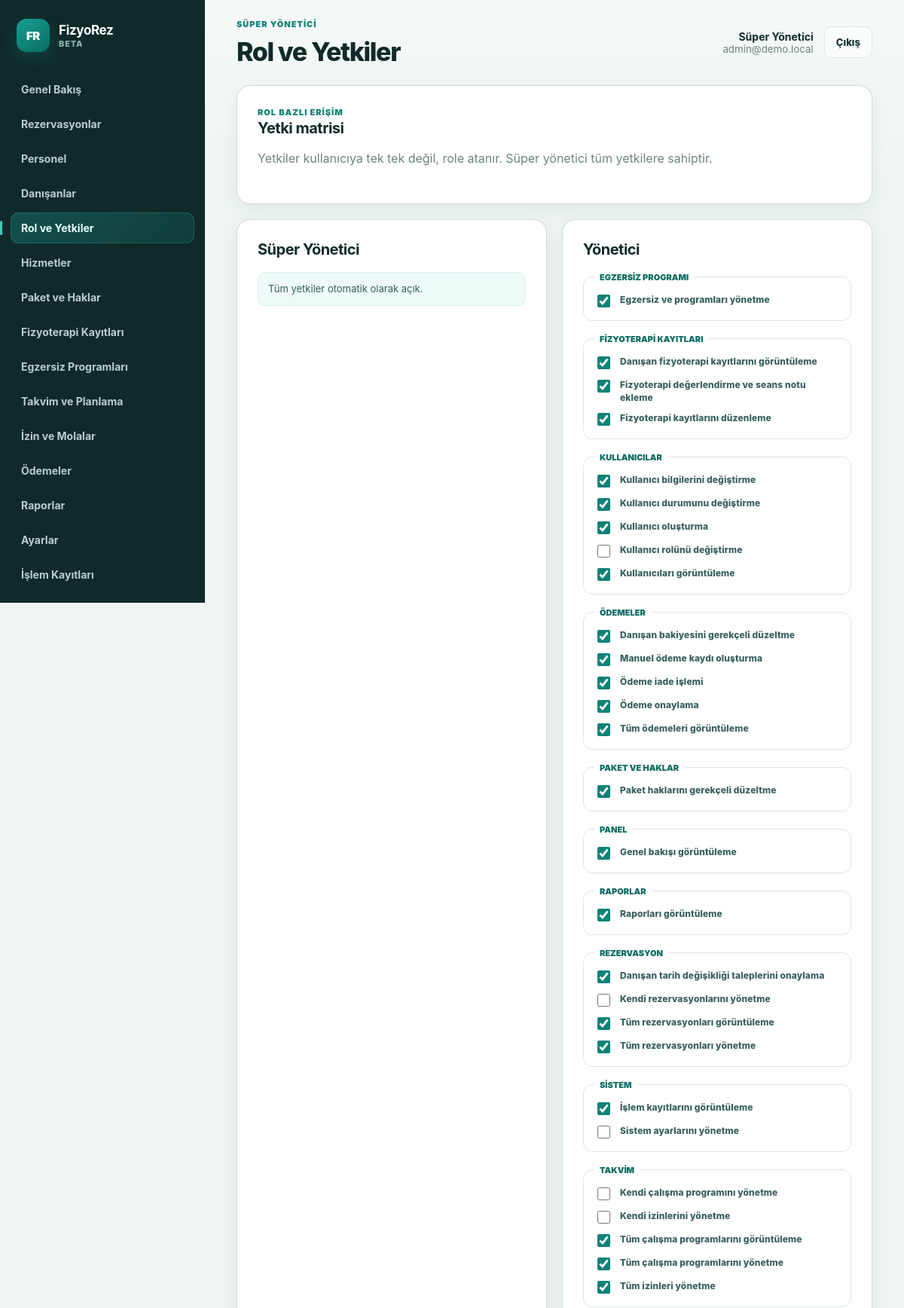
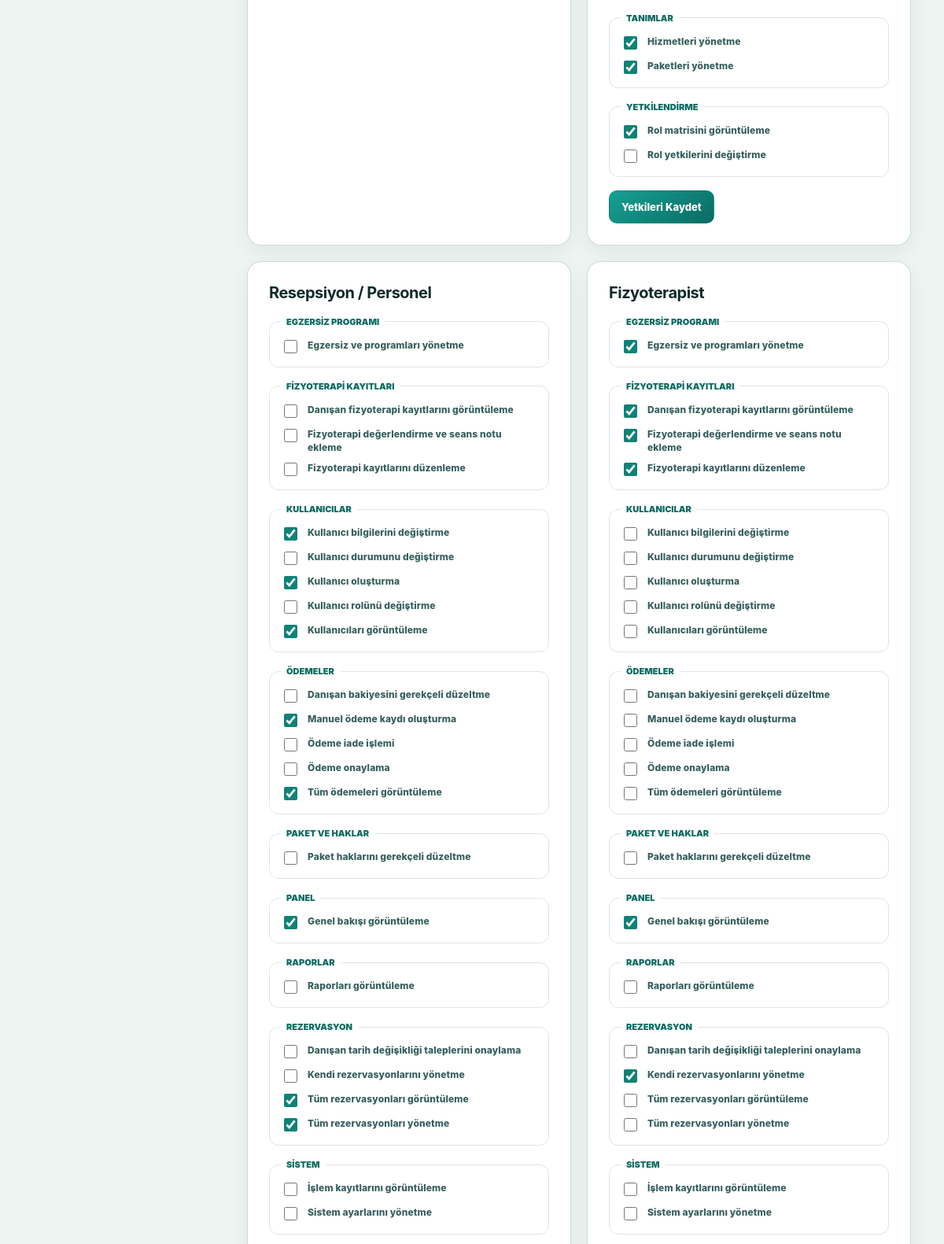
The page /admin/roles (signed in, upper part) on the database its author committed (2 pictures, top to bottom).
### tables this page shows
CREATE TABLE IF NOT EXISTS users (
    id INT UNSIGNED AUTO_INCREMENT PRIMARY KEY,
    role ENUM('super_admin', 'admin', 'consultant', 'staff', 'customer') NOT NULL,
    name VARCHAR(160) NOT NULL,
    email VARCHAR(190) NOT NULL UNIQUE,
    phone VARCHAR(40) NULL,
    password_hash VARCHAR(255) NOT NULL,
    status ENUM('pending', 'active', 'suspended', 'passive') NOT NULL DEFAULT 'active',
    email_verified_at DATETIME NULL,
    privacy_consent_at DATETIME NULL,
    last_login_at DATETIME NULL,
    created_at DATETIME NOT NULL DEFAULT CURRENT_TIMESTAMP,
    updated_at DATETIME NULL ON UPDATE CURRENT_TIMESTAMP,
    INDEX idx_users_role (role),
    INDEX idx_users_status (status)
);

CREATE TABLE IF NOT EXISTS roles (
    id SMALLINT UNSIGNED AUTO_INCREMENT PRIMARY KEY,
    slug VARCHAR(60) NOT NULL UNIQUE,
    name VARCHAR(100) NOT NULL,
    is_system TINYINT(1) NOT NULL DEFAULT 1,
    sort_order SMALLINT UNSIGNED NOT NULL DEFAULT 100
);

CREATE TABLE IF NOT EXISTS permissions (
    id SMALLINT UNSIGNED AUTO_INCREMENT PRIMARY KEY,
    slug VARCHAR(100) NOT NULL UNIQUE,
    name VARCHAR(160) NOT NULL,
    permission_group VARCHAR(100) NOT NULL,
    INDEX idx_permissions_group (permission_group)
);

### admin/index.php (called while the page is built, shortened)
<?php
require dirname(__DIR__) . '/app/web.php';

### app/core.php (called while the page is built, shortened)
<?php
function config(string $key, mixed $default = null): mixed
{
    $value = $GLOBALS['config'] ?? [];
    foreach (explode('.', $key) as $segment) {
        $value = $value[$segment];
    }
    return $value;
}
function e(mixed $value): string
{
    return htmlspecialchars((string) $value, ENT_QUOTES, 'UTF-8');
}
function normalize_app_path(string $path): string
{
    $path = '/' . trim($path, '/');
    return $path === '//' ? '/' : $path;
}
function app_base_path(): string
{
    static $basePath = null;
    if ($basePath !== null) {
        return $basePath;
    }
    $scriptName = str_replace('\\', '/', (string) ($_SERVER['SCRIPT_NAME'] ?? ''));
    if (str_ends_with($scriptName, '/api/v1/index.php')) {
        $scriptDir = dirname(dirname(dirname($scriptName)));
    } elseif (str_ends_with($scriptName, '/admin/index.php')) {
        $scriptDir = dirname(dirname($scriptName));
    } elseif (str_ends_with($scriptName, '/index.php')) {
        $scriptDir = dirname($scriptName);
    } else {
        $scriptDir = '';
    }
    $scriptDir = trim(str_replace('\\', '/', $scriptDir), '/');
    return $basePath = $scriptDir === '' ? '' : '/' . $scriptDir;
}
function url_for(string $path = ''): string
{
    $base = app_base_path();
    $path = normalize_app_path($path);
    return $path === '/' ? ($base === '' ? '/' : $base . '/') : $base . $path;
}
function asset_url(string $path): string
{
    return url_for('/' . ltrim($path, '/'));
}
final class DB
{
    private static ?PDO $pdo = null;
    public static function pdo(): PDO
    {
        if (self::$pdo instanceof PDO) {
            return self::$pdo;
        }
        $db = config('db');
        $dsn = sprintf(
            'mysql:host=%s;dbname=%s;charset=%s',
            $db['host'] ?? 'localhost',
            $db['name'] ?? '',
            $db['charset'] ?? 'utf8mb4'
        );
        try {
            self::$pdo = new PDO($dsn, (string) ($db['user'] ?? ''), (string) ($db['pass'] ?? ''), [
                PDO::ATTR_ERRMODE => PDO::ERRMODE_EXCEPTION,
                PDO::ATTR_DEFAULT_FETCH_MODE => PDO::FETCH_ASSOC,
                PDO::ATTR_EMULATE_PREPARES => false,
            ]);
        } catch (PDOException $e) {
            throw new RuntimeException(friendly_error_message($e), 0, $e);
        }
        return self::$pdo;
    }
    public static function fetch(string $sql, array $params = []): ?array
    {
        $stmt = self::pdo()->prepare($sql);
        $stmt->execute($params);
        $row = $stmt->fetch();
        return $row ?: null;
    }
    public static function fetchAll(string $sql, array $params = []): array
    {
        $stmt = self::pdo()->prepare($sql);
        $stmt->execute($params);
        return $stmt->fetchAll();
    }
}
final class Auth
{
    public static function currentUser(): ?array
    {
        $user = DB::fetch('SELECT * FROM users WHERE id = ? AND status = "active"', [(int) $_SESSION['user_id']]);
        return $user ? self::sanitizeUser($user) : null;
    }
    public static function requireWeb(array $roles = []): array
    {
        $user = self::currentUser();
        return $user;
    }
    public static function sanitizeUser(array $user): array
    {
        unset($user['password_hash'], $user['token_hash']);
        return $user;
    }
}

### app/authorization.php (called while the page is built, shortened)
<?php
final class Authorization
{
    private static array $cache = [];
    public static function can(array $user, string $permission): bool
    {
        $role = (string) ($user['role'] ?? '');
        if ($role === 'super_admin') {
            return true;
        }
        return isset(self::$cache[$role][$permission]);
    }
    public static function roles(): array
    {
        return DB::fetchAll('SELECT id, slug, name, is_system FROM roles ORDER BY sort_order, name');
    }
    public static function permissionGroups(): array
    {
        $groups = [];
        foreach (DB::fetchAll('SELECT id, slug, name, permission_group FROM permissions ORDER BY permission_group, name') as $permission) {
            $groups[$permission['permission_group']][] = $permission;
        }
        return $groups;
    }
    public static function rolePermissionIds(int $roleId): array
    {
        return array_map('intval', array_column(DB::fetchAll('SELECT permission_id FROM role_permissions WHERE role_id = ?', [$roleId]), 'permission_id'));
    }
}
function can(array $user, string $permission): bool
{
    return Authorization::can($user, $permission);
}

### app/web.php (the view, shortened to what this page needs)
<?php
$path = current_path();
$flash = $_SESSION['flash'] ?? null;
try {
    $user = Auth::requireWeb();
    render_page($user, $path, $flash);
} catch (Throwable $e) {
    http_response_code(500);
    render_error($e);
}
function role_home(string $role): string
{
    return $role === 'customer' ? '/customer' : '/admin';
}
    ?>
    <?php
function render_page(array $user, string $path, ?array $flash): void
{
    $title = page_title($path);
    ?>
    <!doctype html><html lang="tr"><head><meta charset="utf-8"><meta name="viewport" content="width=device-width, initial-scale=1">
    <title><?= e($title) ?> · <?= e(config('app.name')) ?></title><link rel="stylesheet" href="<?= e(asset_url('assets/css/app.css') . '?v=4') ?>"></head><body>
    <div class="app-shell"><aside class="sidebar" id="sidebar"><a href="<?= e(url_for(role_home((string) $user['role']))) ?>" class="brand"><span class="brand-mark">FR</span><span><strong><?= e(config('app.name')) ?></strong><small>Beta</small></span></a><nav class="nav"><?= nav_links($user, $path) ?></nav></aside>
    <div class="main-shell"><header class="topbar"><button type="button" class="menu-button" data-menu aria-label="Menüyü aç">☰</button><div><p class="eyebrow"><?= e(role_label((string) $user['role'])) ?></p><h1><?= e($title) ?></h1></div><div class="user-box"><span><strong><?= e($user['name']) ?></strong><small><?= e($user['email']) ?></small></span><form method="post" action="<?= e(url_for('/logout')) ?>"><?= csrf_field() ?><button class="btn btn-ghost">Çıkış</button></form></div></header>
    <?php render_flash($flash); ?><main class="content"><?php render_route($user, $path); ?></main></div></div>
    <script src="<?= e(asset_url('assets/js/app.js') . '?v=4') ?>"></script></body></html>
    <?php
}
function page_title(string $path): string
{
    return [
        '/admin' => 'Genel Bakış', '/admin/users' => 'Personel Yönetimi', '/admin/customers' => 'Danışanlar', '/admin/roles' => 'Rol ve Yetkiler',
        '/admin/services' => 'Hizmetler', '/admin/packages' => 'Paket ve Haklar', '/admin/reservations' => 'Rezervasyonlar',
        '/admin/availability' => 'Takvim ve Planlama', '/admin/time-off' => 'İzin ve Molalar', '/admin/payments' => 'Ödemeler',
        '/admin/reports' => 'Raporlar', '/admin/settings' => 'Sistem Ayarları', '/admin/profile' => 'Profilim',
        '/admin/clinical' => 'Fizyoterapi Kayıtları', '/admin/exercises' => 'Egzersiz Programları',
        '/admin/audit' => 'İşlem Kayıtları',
        '/customer' => 'Ana Sayfa', '/customer/book' => 'Randevu Al', '/customer/reservations' => 'Randevularım',
        '/customer/packages' => 'Paketlerim', '/customer/payments' => 'Ödemelerim', '/customer/profile' => 'Profilim',
        '/customer/programs' => 'Egzersiz Programım',
    ][$path] ?? 'FizyoRez';
}
function role_label(string $role): string
{
    return ['super_admin' => 'Süper Yönetici', 'admin' => 'Yönetici', 'staff' => 'Resepsiyon / Personel', 'consultant' => 'Fizyoterapist', 'customer' => 'Danışan Portalı'][$role] ?? $role;
}
function nav_links(array $user, string $path): string
{
    if ($user['role'] === 'customer') {
        $links = ['/customer' => 'Ana Sayfa', '/customer/book' => 'Randevu Al', '/customer/reservations' => 'Randevularım', '/customer/packages' => 'Paketlerim', '/customer/programs' => 'Egzersiz Programım', '/customer/payments' => 'Ödemelerim', '/customer/profile' => 'Profilim'];
    } else {
        $links = ['/admin' => 'Genel Bakış'];
        if (can($user, 'reservations.view_all') || can($user, 'reservations.manage_own')) $links['/admin/reservations'] = 'Rezervasyonlar';
        if (can($user, 'users.view')) {
            $links['/admin/users'] = 'Personel';
            $links['/admin/customers'] = 'Danışanlar';
        }
        if (can($user, 'roles.view')) $links['/admin/roles'] = 'Rol ve Yetkiler';
        if (can($user, 'services.manage')) $links['/admin/services'] = 'Hizmetler';
        if (can($user, 'packages.manage')) $links['/admin/packages'] = 'Paket ve Haklar';
        if (can($user, 'clinical.view_all')) $links['/admin/clinical'] = 'Fizyoterapi Kayıtları';
        if (can($user, 'exercises.manage')) $links['/admin/exercises'] = 'Egzersiz Programları';
        if (can($user, 'schedules.manage_own') || can($user, 'schedules.view_all')) $links['/admin/availability'] = 'Takvim ve Planlama';
        if (can($user, 'time_off.manage_own') || can($user, 'time_off.manage_all')) $links['/admin/time-off'] = 'İzin ve Molalar';
        if (can($user, 'payments.view_all') || can($user, 'payments.create') || can($user, 'wallets.adjust')) $links['/admin/payments'] = 'Ödemeler';
        if (can($user, 'reports.view')) $links['/admin/reports'] = 'Raporlar';
        if (can($user, 'settings.manage')) $links['/admin/settings'] = 'Ayarlar';
        if (can($user, 'audit_logs.view')) $links['/admin/audit'] = 'İşlem Kayıtları';
        $links['/admin/profile'] = 'Profilim';
    }
    $html = '';
    foreach ($links as $href => $label) {
        $html .= '<a class="' . ($path === $href ? 'active' : '') . '" href="' . e(url_for($href)) . '">' . e($label) . '</a>';
    }
    return $html;
}
function render_route(array $user, string $path): void
{
    switch ($path) {
        case '/admin/roles': Authorization::require($user, 'roles.view'); render_roles($user); break;
    }
}
        ?>
    <?php
function render_roles(array $actor): void
{
    $groups = Authorization::permissionGroups();
    ?><section class="panel"><div class="section-heading"><div><p class="eyebrow">Rol bazlı erişim</p><h2>Yetki matrisi</h2><p class="muted">Yetkiler kullanıcıya tek tek değil, role atanır. Süper yönetici tüm yetkilere sahiptir.</p></div></div></section><div class="role-grid"><?php
    foreach (Authorization::roles() as $role): $assigned = Authorization::rolePermissionIds((int) $role['id']); $locked = in_array($role['slug'], ['super_admin', 'customer'], true) || !can($actor, 'roles.manage'); ?>
        <form method="post" class="panel role-card"><?= csrf_field() ?><input type="hidden" name="action" value="save_role_permissions"><input type="hidden" name="role_id" value="<?= e($role['id']) ?>"><h2><?= e($role['name']) ?></h2>
        <?php if ($role['slug'] === 'super_admin'): ?><p class="notice">Tüm yetkiler otomatik olarak açık.</p><?php elseif ($role['slug'] === 'customer'): ?><p class="notice">Danışan erişimi kendi portalı ile sınırlandırılmıştır.</p><?php else: foreach ($groups as $group => $permissions): ?><fieldset><legend><?= e($group) ?></legend><?php foreach ($permissions as $permission): ?><label class="check-label"><input type="checkbox" name="permission_ids[]" value="<?= e($permission['id']) ?>" <?= in_array((int) $permission['id'], $assigned, true) ? 'checked' : '' ?> <?= $locked ? 'disabled' : '' ?>><span><?= e($permission['name']) ?></span></label><?php endforeach; ?></fieldset><?php endforeach; if (!$locked): ?><button class="btn btn-primary">Yetkileri Kaydet</button><?php endif; endif; ?></form>
    <?php endforeach; ?></div><?php
}
    $services = DB::fetchAll('SELECT * FROM services ORDER BY active DESC, name'); ?>
    <?php
function csrf_field(): string { return '<input type="hidden" name="_csrf" value="' . e(csrf_token()) . '">'; }

### rows shown on the page
users: role "SÜPER YÖNETICI", name "Süper Yönetici", email "admin@demo.local"
roles: name "Süper Yönetici", slug "Tüm yetkiler otomatik olarak açık."
roles: name "Yönetici", group "EGZERSIZ PROGRAMI", group "FIZYOTERAPI KAYITLARI", group "KULLANICILAR", group "ÖDEMELER", group "PAKET VE HAKLAR", group "PANEL", group "RAPORLAR", group "REZERVASYON", group "SISTEM", group "TAKVIM", group "TANIMLAR", group "YETKILENDIRME", shows "Yetkileri Kaydet"
permissions: id.slug "☑", name "Egzersiz ve programları yönetme"
permissions: id.slug "☑", name "Danışan fizyoterapi kayıtlarını görüntüleme"
permissions: id.slug "☑", name "Fizyoterapi değerlendirme ve seans notu ekleme"
permissions: id.slug "☑", name "Fizyoterapi kayıtlarını düzenleme"
permissions: id.slug "☑", name "Kullanıcı bilgilerini değiştirme"
permissions: id.slug "☑", name "Kullanıcı durumunu değiştirme"
permissions: id.slug "☑", name "Kullanıcı oluşturma"
permissions: name "Kullanıcı rolünü değiştirme"
permissions: id.slug "☑", name "Kullanıcıları görüntüleme"
permissions: id.slug "☑", name "Danışan bakiyesini gerekçeli düzeltme"
permissions: id.slug "☑", name "Manuel ödeme kaydı oluşturma"
permissions: id.slug "☑", name "Ödeme iade işlemi"
permissions: id.slug "☑", name "Ödeme onaylama"
permissions: id.slug "☑", name "Tüm ödemeleri görüntüleme"
permissions: id.slug "☑", name "Paket haklarını gerekçeli düzeltme"
permissions: id.slug "☑", name "Genel bakışı görüntüleme"
permissions: id.slug "☑", name "Raporları görüntüleme"
permissions: id.slug "☑", name "Danışan tarih değişikliği taleplerini onaylama"
permissions: name "Kendi rezervasyonlarını yönetme", id.slug "☑"
permissions: id.slug "☑", name "Tüm rezervasyonları görüntüleme"
permissions: id.slug "☑", name "Tüm rezervasyonları yönetme"
permissions: id.slug "☑", name "İşlem kayıtlarını görüntüleme"
permissions: name "Sistem ayarlarını yönetme"
permissions: name "Kendi çalışma programını yönetme"
permissions: name "Kendi izinlerini yönetme"
permissions: id.slug "☑", name "Tüm çalışma programlarını görüntüleme"
permissions: id.slug "☑", name "Tüm çalışma programlarını yönetme"
permissions: id.slug "☑", name "Tüm izinleri yönetme"
permissions: id.slug "☑", name "Hizmetleri yönetme"
permissions: id.slug "☑", name "Paketleri yönetme"
permissions: id.slug "☑", name "Rol matrisini görüntüleme"
permissions: name "Rol yetkilerini değiştirme"
roles: name "Resepsiyon / Personel", group "EGZERSIZ PROGRAMI", group "FIZYOTERAPI KAYITLARI", group "KULLANICILAR", group "ÖDEMELER", group "PAKET VE HAKLAR", group "PANEL", group "RAPORLAR", group "REZERVASYON", group "SISTEM"
roles: name "Fizyoterapist", group "EGZERSIZ PROGRAMI", group "FIZYOTERAPI KAYITLARI", group "KULLANICILAR", group "ÖDEMELER", group "PAKET VE HAKLAR", group "PANEL", group "RAPORLAR", group "REZERVASYON", group "SISTEM"

### other values the page prints
config('app.name') "FizyoRez"
$label "Genel Bakış"
$label "Rezervasyonlar"
$label "Personel"
$label "Danışanlar"
$label "Rol ve Yetkiler"
$label "Hizmetler"
$label "Paket ve Haklar"
$label "Fizyoterapi Kayıtları"
$label "Egzersiz Programları"
$label "Takvim ve Planlama"
$label "İzin ve Molalar"
$label "Ödemeler"
$label "Raporlar"
$label "Ayarlar"
